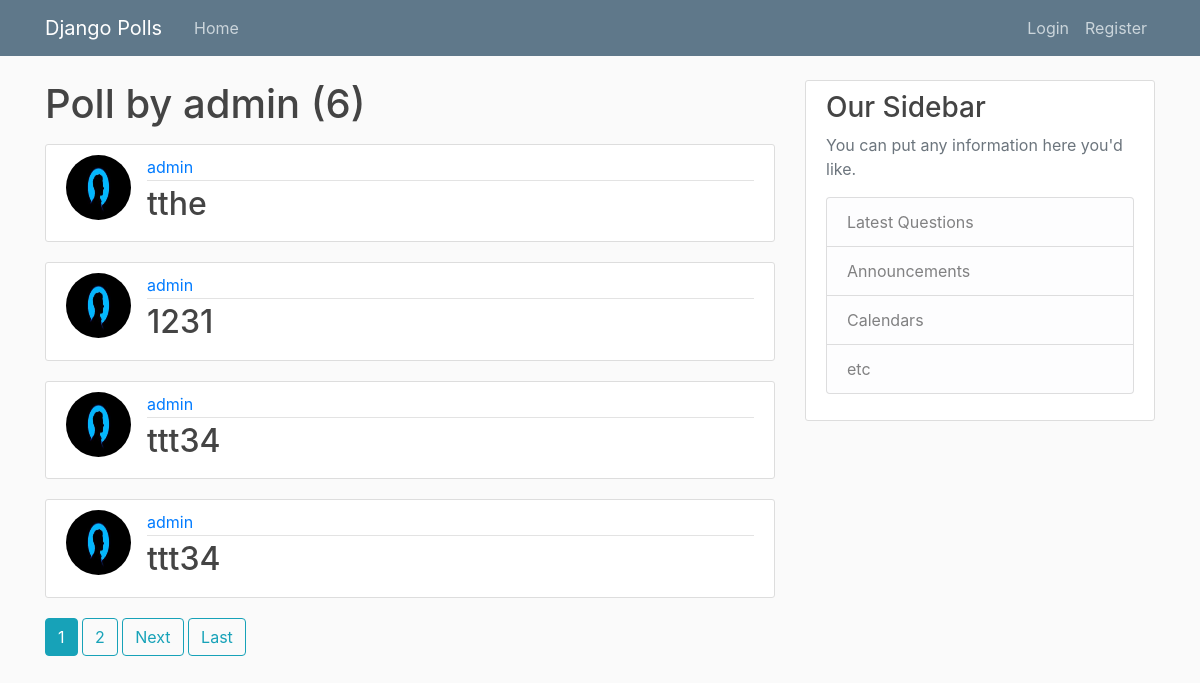
Screenshot of /user/admin with the database file from the repository.
### polls/models.py (models this page shows, shortened)
class Question(models.Model):
    objects = models.Manager()
    def was_published_recently(self):
        now = timezone.now()
        return now - datetime.timedelta(days=1) <= self.pub_date <= now
    was_published_recently.admin_order_field = 'pub_date'
    was_published_recently.boolean = True
    was_published_recently.short_description = 'Published recently?'
    author = models.ForeignKey(settings.AUTH_USER_MODEL, on_delete=models.CASCADE)
    question_text = models.CharField(max_length=200)
    pub_date = models.DateTimeField('date published')

### users/models.py (models this page shows, shortened)
class Profile(models.Model):
    user = models.OneToOneField(User, on_delete=models.CASCADE)
    image = models.ImageField(default='default.jpg', upload_to='profile_pics')

### polls/views.py (the view)
class UserIndexView(generic.ListView):
    model = Question
    template_name = 'polls/user_index.html' # <app>/<model>_<viewtype>.html
    context_object_name = 'latest_question_list'
    paginate_by = 4
    def get_queryset(self):
        user = get_object_or_404(User, username=self.kwargs.get('username'))
        return Question.objects.filter(author=user).order_by('-pub_date')

### polls/templates/polls/user_index.html (shortened to what this page needs)
{% extends "polls/base.html" %}
{% block content %}
    <h1 class="mb-3">Poll by {{ view.kwargs.username }} ({{ page_obj.paginator.count }})</h1>
    {% if latest_question_list %}
    {% for question in latest_question_list %}
        <article class="media content-section">
            <img class="rounded-circle article-img" src="{{ question.author.profile.image.url }}">
          <div class="media-body">
            <div class="article-metadata">
              <a class="mr-2" href="{% url 'polls:user-index' question.author.username %}">{{ question.author }}</a>
            </div>
            <h2><a class="article-title" href="{% url 'polls:detail' question.id %}">{{ question.question_text }}</a></h2>
          </div>
        </article>
    {% endfor %}
    {% else %}
        <p>No polls are available</p>
    {% endif %}
    {% if is_paginated %}
        {% for num in page_obj.paginator.page_range %}
          {% if page_obj.number == num %}
            <a class="btn btn-info mb-4"href="?page={{ num }}">{{ num }}</a>
          {% elif num > page_obj.number|add:'-3' and num < page_obj.number|add:'3'%}
            <a class="btn btn-outline-info mb-4"href="?page={{ num }}">{{ num }}</a>
          {% endif %}
        {% endfor %}
        {% if page_obj.has_next %}
          <a class="btn btn-outline-info mb-4"href="?page={{ page_obj.next_page_number }}">Next</a>
          <a class="btn btn-outline-info mb-4"href="?page={{ page_obj.paginator.num_pages }}">Last</a>
        {% endif %}
    {% endif %}
{% endblock content %}

### polls/templates/polls/base.html (shortened to what this page needs)
{% load static %}
<!DOCTYPE html>
<html lang="en">
<head>
    <link rel="stylesheet" href="https://maxcdn.bootstrapcdn.com/bootstrap/4.0.0/css/bootstrap.min.css">
    <link rel="stylesheet" href="{% static 'polls/main.css' %}">
</head>
<body>
    <header class="site-header">
        <nav class="navbar navbar-expand-md navbar-dark bg-steel fixed-top">
          <div class="container">
            <a class="navbar-brand mr-4" href="{% url 'polls:index' %}">Django Polls</a>
            <div class="collapse navbar-collapse" id="navbarToggle">
              <div class="navbar-nav mr-auto">
                <a class="nav-item nav-link" href="{% url 'polls:index' %}">Home</a>
              </div>
              <div class="navbar-nav">
                {% if user.is_authenticated %}
                  <a class="nav-item nav-link" href="{% url 'polls:create' %}">New Poll</a>
                  <a class="nav-item nav-link" href="{% url 'users:profile' %}">Profile</a>
                  <a class="nav-item nav-link" href="{% url 'users:logout' %}">Logout</a>
                  {% else %}
                  <a class="nav-item nav-link" href="{% url 'users:login' %}">Login</a>
                  <a class="nav-item nav-link" href="{% url 'users:register' %}">Register</a>
                {% endif %}
              </div>
            </div>
          </div>
        </nav>
      </header>
      <main role="main" class="container">
        <div class="row">
          <div class="col-md-8">
            {% block content %}{% endblock %}
          </div>
          <div class="col-md-4">
            <div class="content-section">
              <h3>Our Sidebar</h3>
              <p class='text-muted'>You can put any information here you'd like.
                <ul class="list-group">
                  <li class="list-group-item list-group-item-light">Latest Questions</li>
                  <li class="list-group-item list-group-item-light">Announcements</li>
                  <li class="list-group-item list-group-item-light">Calendars</li>
                  <li class="list-group-item list-group-item-light">etc</li>
                </ul>
              </p>
            </div>
          </div>
        </div>
      </main>
</body>
</html>

### polls/static/polls/main.css (style rules this page uses)
body { background: #fafafa; color: #333333; margin-top: 5rem; }
h1, h2, h3, h4, h5, h6 { color: #444444; }
ul { margin: 0; }
.bg-steel { background-color: #5f788a; }
.site-header .navbar-nav .nav-link { color: #cbd5db; }
.content-section { background: #ffffff; padding: 10px 20px; border: 1px solid #dddddd; border-radius: 3px; margin-bottom: 20px; }
.article-title { color: #444444; }
.article-img { height: 65px; width: 65px; margin-right: 16px; }
.article-metadata { padding-bottom: 1px; margin-bottom: 4px; border-bottom: 1px solid #e3e3e3 }

### rows the page displays
Question: author.profile.image (picture), author "admin", question_text "tthe"
Question: author.profile.image (picture), author "admin", question_text "1231"
Question: author.profile.image (picture), author "admin", question_text "ttt34"
Question: author.profile.image (picture), author "admin", question_text "ttt34"

### other values shown
{{ view.kwargs.username }} "admin"
{{ page_obj.paginator.count }} "6"
{{ num }} "1"
{{ num }} "2"
